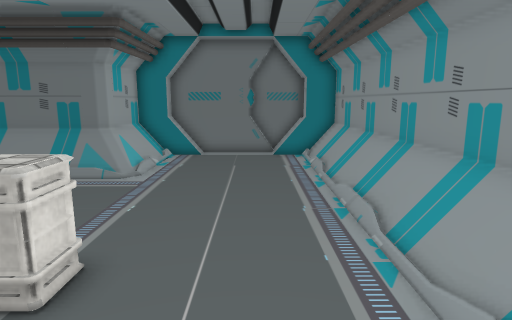
View 1 (above)

17 first-person views from a walk through a Unity game level. The camera is 1.4 m above the floor, tilts 10° down and sees 75° across. The floor is counted in squares, 0.5 m on a side. Each view is taken from the middle of a square. On the plan, view 1 faces up. The plan holds only what a view shows up to about 20 squares ahead; the rest is blank. The place goes on beyond the plan. The player is left out. Some animated figures are left out. Some surface patterns are stand-ins.

View 2
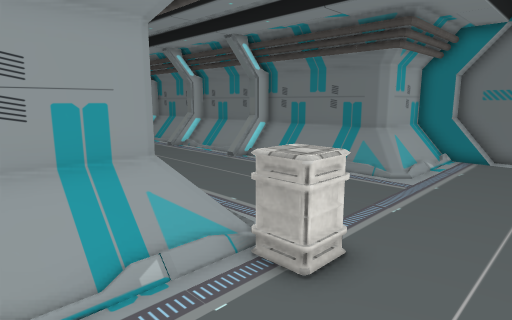

View 3
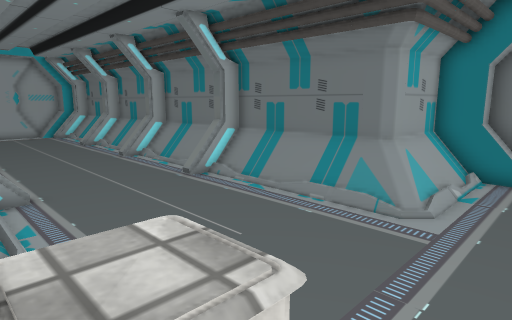

View 4
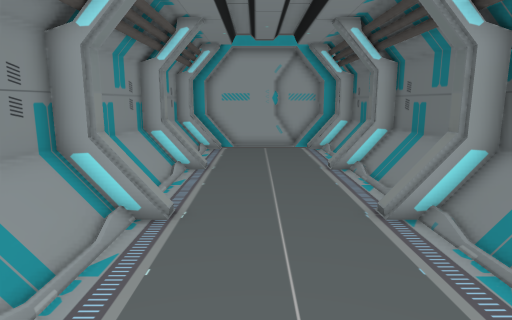

View 5
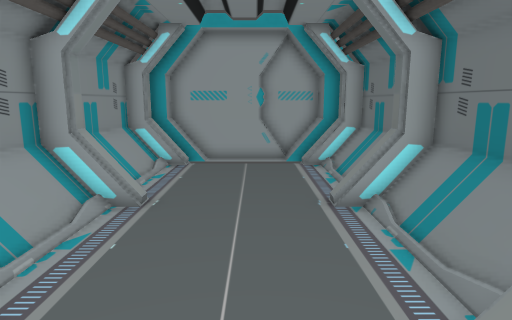

View 6
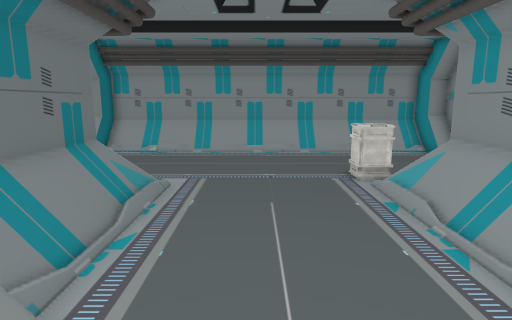

View 7
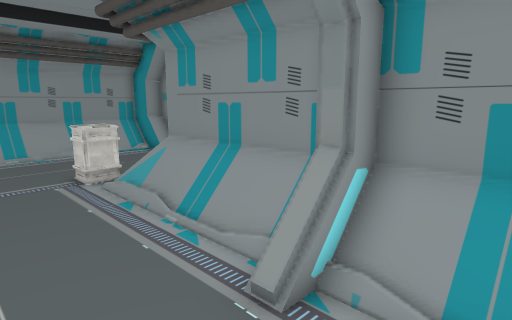

View 8
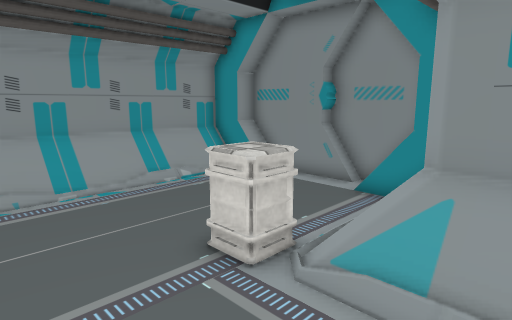

View 9
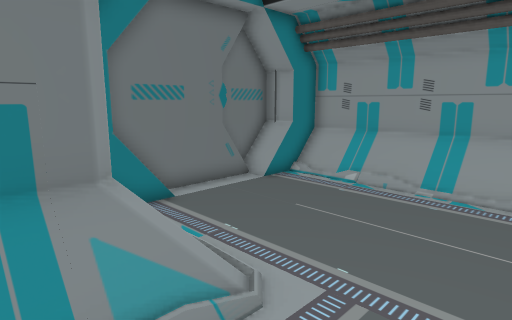

View 10
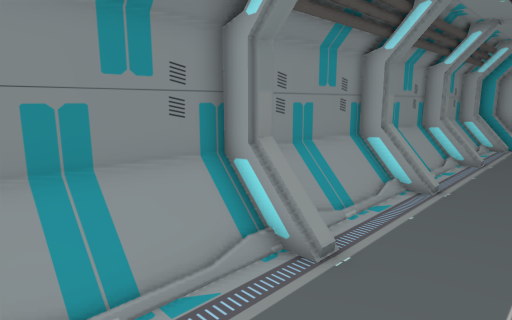

View 11
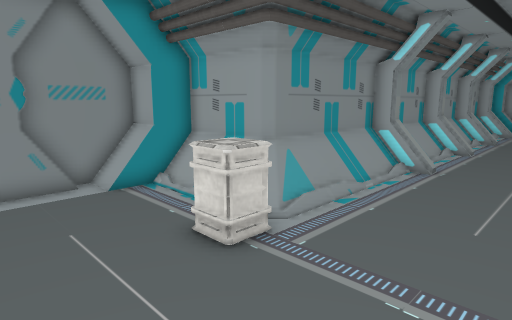

View 12
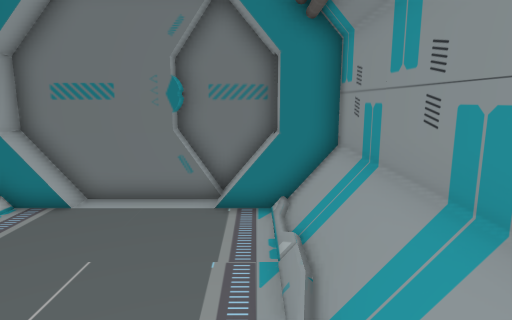

View 13
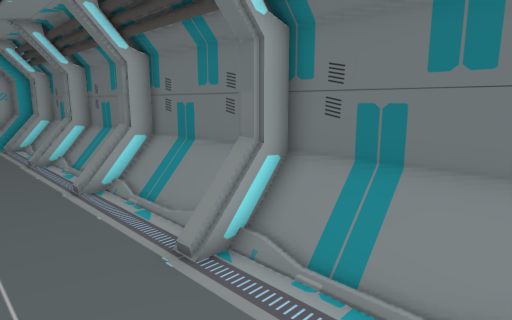

View 14
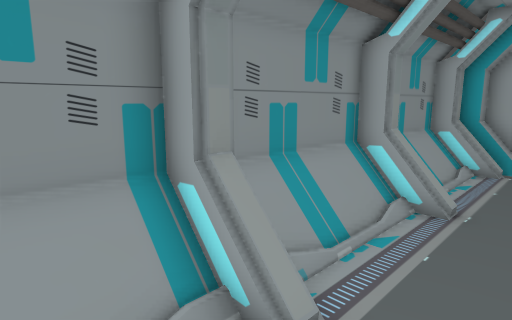

View 15
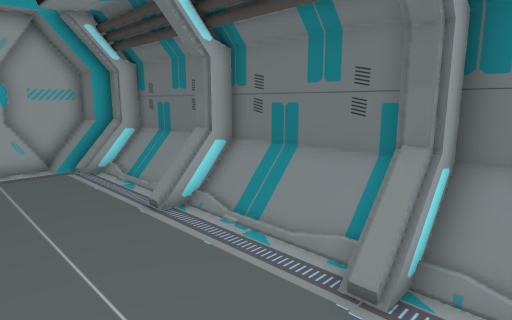

View 16
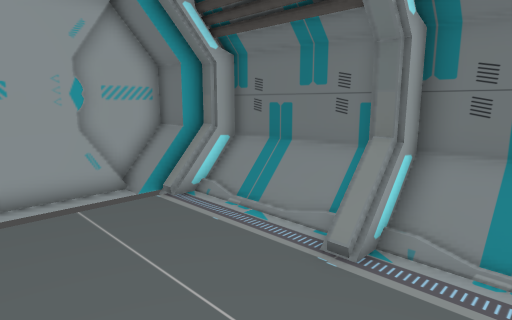

View 17
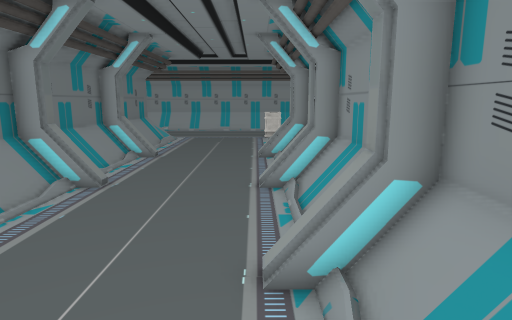

### Floor plan
Key: @ floor where view 1 was taken; # wall or solid block; . main floor; : floor 0.25 m higher than the main floor; = window, fence, low wall or low ledge; P pillar; O other object.
Columns run from 33 left of view 1 to 4 right of it. Each row starts with its distance up from view 1.
 19                                  OOOO
 18                            OOOOOOO.OOO
 17                            #OO.....OO#
 16                            ##.......##
 15                            #:.......:#
 14   ##########################:.......:#
 13  O#=====#=====#=====#======#:.......:#
 12 OOP#... P#...#P#...#P#..............:#
 11 OO..................................:#
 10 OO .................................:#
  9 OO .................................:#
  8  O .................................:#
  7  O .................................:#
  6  O..................................:#
  5  OP#...#P#...#P#... P#.......OO.....:#
  4  O#=====#=====#=====#=======:OO.....:#
  3   ##########################:.......:#
  2                            #:.......:#
  1                            #:.......:#
  0                            ##....@..##
 -1                            OOO  OOOOOO
 -2                             OOOOO

Where each view was taken, in squares from view 1:
view 1: 0 up, 0 right, facing up
view 2: 0 up, 0 right, facing up-left
view 3: 4 up, 2 left, facing up-left
view 4: 8 up, 11 left, facing left
view 5: 9 up, 16 left, facing left
view 6: 9 up, 16 left, facing right
view 7: 9 up, 16 left, facing down-right
view 8: 9 up, 8 left, facing down-right
view 9: 9 up, 8 left, facing up-right
view 10: 9 up, 8 left, facing down-left
view 11: 10 up, 1 right, facing down-left
view 12: 9 up, 2 right, facing up
view 13: 8 up, 8 left, facing up-left
view 14: 8 up, 16 left, facing down-left
view 15: 7 up, 17 left, facing up-left
view 16: 6 up, 22 left, facing up-left
view 17: 6 up, 30 left, facing right
